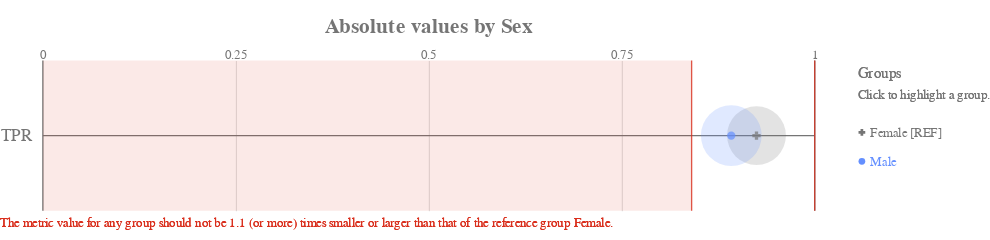

Notebook source saved alongside this figure:
### Code cell
ap.absolute(bdf, metrics, 'Sex', fairness_threshold = disparity_tolerance)

### Figure 1 — Vega-Lite specification as saved in the notebook (floating-point values rounded to 4 significant figures)
{"config": {"view": {"continuousWidth": 400, "continuousHeight": 300, "strokeWidth": 0}, "axisLeft": {"labelColor": "rgb(117,117,117)", "labelFont": "Arial", "labelFontSize": 16}, "title": {"align": "center", "baseline": "middle", "color": "rgb(117,117,117)", "font": "Arial", "fontSize": 20, "fontWeight": "bold"}}, "layer": [{"data": {"name": "data-2877b248c93196b56da8c0b23bb53c1d"}, "mark": {"type": "rule", "stroke": "rgb(117,117,117)", "strokeWidth": 1.25, "tooltip": ""}, "encoding": {"x": {"type": "quantitative", "field": "start", "scale": {"domain": [0, 1], "range": [40.0, 760.0]}}, "x2": {"field": "end"}, "y": {"type": "nominal", "axis": {"domain": false, "labelAngle": 0, "labelPadding": -30, "orient": "left", "ticks": false, "title": ""}, "field": "y_position", "scale": {"domain": ["TPR"], "range": [17.5, 157.5]}}}}, {"data": {"name": "data-6cfe259518f6c7b358d8f836a73e6b7f"}, "mark": {"type": "rule", "stroke": "rgb(117,117,117)", "strokeWidth": 1.25, "tooltip": ""}, "encoding": {"x": {"type": "quantitative", "field": "x_position", "scale": {"domain": [0, 1], "range": [40.0, 760.0]}}, "y": {"value": 17.5}, "y2": {"value": 157.5}}}, {"data": {"name": "data-60ed1133fa688d151d36705a369482e0"}, "mark": {"type": "text", "align": "center", "color": "rgb(117,117,117)", "font": "Arial", "fontSize": 12, "fontWeight": "normal", "tooltip": ""}, "encoding": {"text": {"type": "nominal", "field": "value"}, "x": {"type": "quantitative", "field": "value", "scale": {"domain": [0, 1], "range": [40.0, 760.0]}}, "y": {"value": 12.25}}}, {"layer": [{"mark": {"type": "rect", "opacity": 0.8, "stroke": "rgb(217, 46, 28)", "strokeWidth": 1.25, "tooltip": ""}, "encoding": {"x": {"type": "quantitative", "field": "lower_threshold_value", "scale": {"domain": [0, 1], "range": [40.0, 760.0]}}, "x2": {"field": "lower_threshold_value"}, "y": {"type": "nominal", "axis": {"domain": false, "grid": false, "labels": false, "ticks": false, "title": " "}, "field": "metric", "scale": {"domain": ["TPR"], "range": [17.5, 157.5]}}}}, {"mark": {"type": "rect", "opacity": 0.8, "stroke": "rgb(217, 46, 28)", "strokeWidth": 1.25, "tooltip": ""}, "encoding": {"x": {"type": "quantitative", "field": "upper_threshold_value", "scale": {"domain": [0, 1], "range": [40.0, 760.0]}}, "x2": {"field": "upper_threshold_value"}, "y": {"type": "nominal", "axis": {"domain": false, "grid": false, "labels": false, "ticks": false, "title": " "}, "field": "metric", "scale": {"domain": ["TPR"], "range": [17.5, 157.5]}}}}, {"layer": [{"mark": {"type": "rect", "fill": "rgb(217, 46, 28)", "opacity": 0.1, "tooltip": ""}, "encoding": {"x": {"type": "quantitative", "field": "lower_threshold_value", "scale": {"domain": [0, 1], "range": [40.0, 760.0]}}, "x2": {"field": "lower_end"}, "y": {"type": "nominal", "axis": {"domain": false, "grid": false, "labels": false, "ticks": false, "title": " "}, "field": "metric", "scale": {"domain": ["TPR"], "range": [17.5, 157.5]}}}}, {"mark": {"type": "rect", "fill": "rgb(217, 46, 28)", "opacity": 0.1, "tooltip": ""}, "encoding": {"x": {"type": "quantitative", "field": "upper_threshold_value", "scale": {"domain": [0, 1], "range": [40.0, 760.0]}}, "x2": {"field": "upper_end"}, "y": {"type": "nominal", "axis": {"domain": false, "grid": false, "labels": false, "ticks": false, "title": " "}, "field": "metric", "scale": {"domain": ["TPR"], "range": [17.5, 157.5]}}}}]}, {"data": {"name": "data-79dd248bdaa0ea02c535240e8ad022c8"}, "mark": {"type": "text", "align": "left", "baseline": "top", "fill": "rgb(217, 46, 28)", "font": "Arial", "fontSize": 12, "fontWeight": "normal", "tooltip": ""}, "encoding": {"text": {"value": "The metric value for any group should not be 1.1 (or more) times smaller or larger than that of the reference group Female."}, "x": {"value": 0}, "y": {"value": 163.3}}}], "data": {"name": "data-221b7ebd86801503faa4245975299ea2"}}, {"layer": [{"mark": "circle"}, {"data": {"name": "data-c0d180b26e832c4c66795fdc592c664a"}, "mark": {"type": "circle", "opacity": 0.2}, "encoding": {"color": {"condition": {"type": "nominal", "field": "attribute_value", "legend": null, "scale": {"domain": ["Female", "Male"], "range": ["rgb(117,117,117)", "rgb(100, 143, 255)", "rgb(254, 97, 0)", "rgb(220, 38, 127)", "rgb(255, 176, 0)", "rgb(120, 94, 240)"]}, "selection": "selector005"}, "value": "rgb(224,224,224)"}, "size": {"type": "quantitative", "field": "group_size", "legend": null, "scale": {"domain": [0, 1276.0], "range": [0, 3848.0]}}, "tooltip": [{"type": "nominal", "field": "attribute_value", "title": "Group"}, {"type": "nominal", "field": "tooltip_group_size", "title": "Group Size"}, {"type": "nominal", "field": "tooltip_disparity_explanation_tpr", "title": "Disparity"}, {"type": "quantitative", "field": "tpr", "format": ".2f", "title": "TPR"}], "x": {"type": "quantitative", "axis": {"domain": false, "labels": false, "ticks": false, "title": null, "values": [0.25, 0.5, 0.75]}, "field": "tpr", "scale": {"domain": [0, 1], "range": [40.0, 760.0]}}, "y": {"type": "nominal", "axis": {"domain": false, "grid": false, "labels": false, "ticks": false, "title": " "}, "field": "metric_variable", "scale": {"domain": ["TPR"], "range": [17.5, 157.5]}}}, "selection": {"selector007": {"type": "multi", "empty": "all", "fields": ["attribute_value"]}}, "transform": [{"calculate": "'TPR'", "as": "metric_variable"}]}, {"layer": [{"mark": "point"}, {"data": {"name": "data-c0d180b26e832c4c66795fdc592c664a"}, "mark": {"type": "point", "filled": true, "size": 60}, "encoding": {"color": {"condition": {"type": "nominal", "field": "attribute_value", "legend": null, "scale": {"domain": ["Female", "Male"], "range": ["rgb(117,117,117)", "rgb(100, 143, 255)", "rgb(254, 97, 0)", "rgb(220, 38, 127)", "rgb(255, 176, 0)", "rgb(120, 94, 240)"]}, "selection": "selector005"}, "value": "rgb(224,224,224)"}, "shape": {"type": "nominal", "field": "attribute_value", "legend": null, "scale": {"domain": ["Female", "Male"], "range": ["cross", "circle"]}}, "tooltip": [{"type": "nominal", "field": "attribute_value", "title": "Group"}, {"type": "nominal", "field": "tooltip_group_size", "title": "Group Size"}, {"type": "nominal", "field": "tooltip_disparity_explanation_tpr", "title": "Disparity"}, {"type": "quantitative", "field": "tpr", "format": ".2f", "title": "TPR"}], "x": {"type": "quantitative", "axis": {"domain": false, "labels": false, "ticks": false, "title": null, "values": [0.25, 0.5, 0.75]}, "field": "tpr", "scale": {"domain": [0, 1], "range": [40.0, 760.0]}}, "y": {"type": "nominal", "axis": {"domain": false, "grid": false, "labels": false, "ticks": false, "title": " "}, "field": "metric_variable", "scale": {"domain": ["TPR"], "range": [17.5, 157.5]}}}, "selection": {"selector006": {"type": "multi", "empty": "all", "fields": ["attribute_value"]}}, "transform": [{"calculate": "'TPR'", "as": "metric_variable"}]}]}]}, {"layer": [{"mark": {"type": "point", "filled": true, "opacity": 1, "size": 39.48}, "encoding": {"color": {"condition": {"type": "nominal", "field": "attribute_value", "legend": null, "scale": {"domain": ["Female", "Male"], "range": ["rgb(117,117,117)", "rgb(100, 143, 255)", "rgb(254, 97, 0)", "rgb(220, 38, 127)", "rgb(255, 176, 0)", "rgb(120, 94, 240)"]}, "selection": "selector005"}, "value": "rgb(224,224,224)"}, "shape": {"type": "nominal", "field": "attribute_value", "legend": null, "scale": {"domain": ["Female", "Male"], "range": ["cross", "circle"]}}, "x": {"value": 804}, "y": {"type": "nominal", "axis": {"domain": false, "grid": false, "labels": false, "ticks": false, "title": " "}, "field": "attribute_value", "scale": {"domain": ["Female", "Male"], "range": [71, 125]}}}, "selection": {"selector005": {"type": "multi", "empty": "all", "fields": ["attribute_value"]}}}, {"mark": {"type": "text", "align": "left", "baseline": "middle", "font": "Arial", "fontSize": 12, "fontWeight": "normal"}, "encoding": {"color": {"condition": {"type": "nominal", "field": "attribute_value", "legend": null, "scale": {"domain": ["Female", "Male"], "range": ["rgb(117,117,117)", "rgb(100, 143, 255)", "rgb(254, 97, 0)", "rgb(220, 38, 127)", "rgb(255, 176, 0)", "rgb(120, 94, 240)"]}, "selection": "selector005"}, "value": "rgb(224,224,224)"}, "text": {"type": "nominal", "field": "label"}, "x": {"value": 812}, "y": {"type": "nominal", "axis": {"domain": false, "grid": false, "labels": false, "ticks": false, "title": " "}, "field": "attribute_value", "scale": {"domain": ["Female", "Male"], "range": [71, 125]}}}, "selection": {"selector008": {"type": "multi", "empty": "all", "fields": ["attribute_value"]}}}, {"data": {"name": "data-79dd248bdaa0ea02c535240e8ad022c8"}, "mark": {"type": "text", "align": "left", "baseline": "middle", "color": "rgb(117,117,117)", "font": "Arial", "fontSize": 12, "fontWeight": "normal"}, "encoding": {"text": {"value": "Click to highlight a group."}, "x": {"value": 800}, "y": {"value": 49}}}, {"data": {"name": "data-79dd248bdaa0ea02c535240e8ad022c8"}, "mark": {"type": "text", "align": "left", "baseline": "middle", "color": "rgb(117,117,117)", "font": "Arial", "fontSize": 14, "fontWeight": "normal"}, "encoding": {"text": {"value": "Groups"}, "x": {"value": 800}, "y": {"value": 30}}}], "data": {"name": "data-174220ed2be66a6b115cb2460514c3b9"}}], "height": 175, "padding": {"top": 15, "bottom": 10}, "resolve": {"scale": {"size": "independent", "y": "independent"}}, "title": "Absolute values by Sex", "width": 800, "$schema": "https://vega.github.io/schema/vega-lite/v4.8.1.json", "datasets": {"data-2877b248c93196b56da8c0b23bb53c1d": [{"y_position": "TPR", "start": 0, "end": 1}], "data-6cfe259518f6c7b358d8f836a73e6b7f": [{"x_position": 0}, {"x_position": 1}], "data-60ed1133fa688d151d36705a369482e0": [{"value": 0.0}, {"value": 0.25}, {"value": 0.5}, {"value": 0.75}, {"value": 1.0}], "data-221b7ebd86801503faa4245975299ea2": [{"lower_end": 0, "upper_end": 1, "lower_threshold_value": 0.8405, "upper_threshold_value": 1, "metric": "TPR"}], "data-79dd248bdaa0ea02c535240e8ad022c8": [{"a": 1, "b": 0}, {"a": 1, "b": 0}], "data-c0d180b26e832c4c66795fdc592c664a": [{"attribute_name": "Sex", "attribute_value": "Female", "group_size": 999, "total_entities": 2062, "tpr": 0.9246, "tpr_disparity": 1.0, "tpr_disparity_scaled": 0.0, "tooltip_group_size": "999 (48.45%)", "tooltip_disparity_explanation_tpr": "Reference group"}, {"attribute_name": "Sex", "attribute_value": "Male", "group_size": 1063, "total_entities": 2062, "tpr": 0.8919, "tpr_disparity": 0.9647, "tpr_disparity_scaled": -0.03663, "tooltip_group_size": "1,063 (51.55%)", "tooltip_disparity_explanation_tpr": "1.04 times smaller TPR than the reference group"}], "data-174220ed2be66a6b115cb2460514c3b9": [{"attribute_value": "Female", "label": "Female [REF]"}, {"attribute_value": "Male", "label": "Male"}]}}
